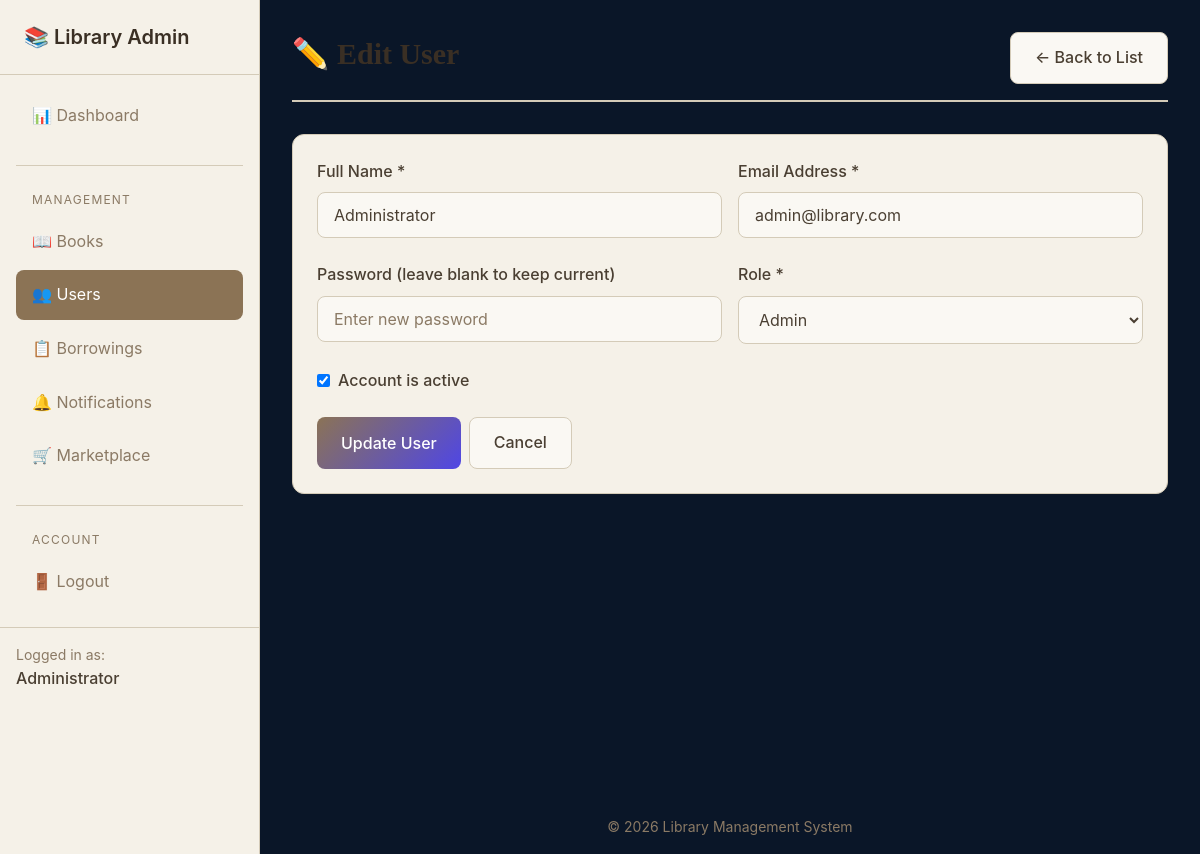
/admin/user_form.php?id=1 (signed in), run on the app's committed database.
### tables this page shows
CREATE TABLE users (
    id INT PRIMARY KEY AUTO_INCREMENT,
    name VARCHAR(100) NOT NULL,
    email VARCHAR(255) NOT NULL UNIQUE,
    password_hash VARCHAR(255) NOT NULL,
    role ENUM('admin', 'user') NOT NULL DEFAULT 'user',
    is_active TINYINT(1) NOT NULL DEFAULT 1,
    created_at DATETIME NOT NULL DEFAULT CURRENT_TIMESTAMP,
    
    INDEX idx_email (email),
    INDEX idx_role (role),
    INDEX idx_is_active (is_active)
);

### includes/auth_check.php (called while the page is built, shortened)
<?php
function url($path) {
    return BASE_URL . $path;
}
function sanitize($input) {
    return htmlspecialchars(trim($input), ENT_QUOTES, 'UTF-8');
}

### admin/user_form.php (the view, shortened to what this page needs)
<?php
require_once __DIR__ . '/../includes/auth_check.php';
$user = null;
$isEdit = false;
$userId = isset($_GET['id']) ? (int)$_GET['id'] : 0;
try {
    $db = getDB();
    if ($userId > 0) {
        $stmt = $db->prepare("SELECT * FROM users WHERE id = ?");
        $stmt->execute([$userId]);
        $user = $stmt->fetch();
        $isEdit = true;
    }
} catch (PDOException $e) {
    $error = "Database error: " . $e->getMessage();
}
require_once __DIR__ . '/../includes/header.php';
require_once __DIR__ . '/../includes/nav_admin.php';
?>
<div class="page-header">
    <h1><?= $isEdit ? '✏️ Edit User' : '➕ Add New User' ?></h1>
    <a href="<?= url('/admin/users_list.php') ?>" class="btn btn-secondary">← Back to List</a>
</div>
<div class="card">
    <form method="POST" action="">
        <div class="form-row">
            <div class="form-group">
                <label for="name">Full Name *</label>
                <input type="text" id="name" name="name"
                       value="<?= sanitize($user['name'] ?? '') ?>" required>
            </div>
            <div class="form-group">
                <label for="email">Email Address *</label>
                <input type="email" id="email" name="email"
                       value="<?= sanitize($user['email'] ?? '') ?>" required>
            </div>
        </div>
        <div class="form-row">
            <div class="form-group">
                <label for="password">
                    Password <?= $isEdit ? '(leave blank to keep current)' : '*' ?>
                </label>
                <input type="password" id="password" name="password"
                       placeholder="<?= $isEdit ? 'Enter new password' : 'At least 6 characters' ?>"
                       <?= !$isEdit ? 'required' : '' ?>>
            </div>
            <div class="form-group">
                <label for="role">Role *</label>
                <select id="role" name="role" required>
                    <option value="admin" <?= ($user['role'] ?? '') === 'admin' ? 'selected' : '' ?>>
                        Admin
                    </option>
                </select>
            </div>
        </div>
        <div class="form-group">
            <label style="display: flex; align-items: center; gap: 0.5rem; cursor: pointer;">
                <input type="checkbox" name="is_active" value="1"
                       <?= ($user['is_active'] ?? 1) ? 'checked' : '' ?>
                       style="width: auto;">
                <span>Account is active</span>
            </label>
        </div>
        <div class="btn-group">
            <button type="submit" class="btn btn-primary">
                <?= $isEdit ? 'Update User' : 'Create User' ?>
            </button>
            <a href="<?= url('/admin/users_list.php') ?>" class="btn btn-secondary">Cancel</a>
        </div>
    </form>
</div>
<?php require_once __DIR__ . '/../includes/footer_admin.php'; ?>

### css/style.css (style rules this page uses)
:root { --color-bg: #0a1628; --color-bg-dark: #050d1a; --color-surface: #f5f1e8; --color-surface-alt: #faf8f3; --color-surface-hover: #f0ebe0; --color-text: #4a3f32; --color-text-muted: #8b7a65; --color-text-heading: #3a2f24; --color-text-light: #e8e4dc; --color-text-nav: #b8b0a0; --color-primary: #8b7355; --color-primary-hover: #6b5b4a; --color-primary-light: #a89a85; --color-primary-bright: #5b7ce6; --color-success: #5a8f4f; --color-success-bg: rgba(90, 143, 79, 0.1); --color-warning: #d4a574; --color-warning-bg: rgba(212, 165, 116, 0.1); --color-danger: #c85a54; --color-danger-bg: rgba(200, 90, 84, 0.1); --color-info: #6b8fa3; --color-info-bg: rgba(107, 143, 163, 0.1); --color-border: #d4cbb8; --color-border-dark: #1a2942; --shadow-sm: 0 1px 2px 0 rgba(107, 91, 74, 0.08); --shadow-md: 0 4px 6px -1px rgba(107, 91, 74, 0.12); --shadow-lg: 0 10px 15px -3px rgba(107, 91, 74, 0.15); --spacing-xs: 0.25rem; --spacing-sm: 0.5rem; --spacing-md: 1rem; --spacing-lg: 1.5rem; --spacing-xl: 2rem; --border-radius: 0.5rem; --border-radius-lg: 0.75rem; --sidebar-width: 260px; }
* { margin: 0; padding: 0; box-sizing: border-box; }
html { font-size: 16px; scroll-behavior: smooth; }
body { font-family: 'Inter', system-ui, -apple-system, BlinkMacSystemFont, "Segoe UI", sans-serif; background-color: var(--color-bg); color: var(--color-text); line-height: 1.6; min-height: 100vh; }
a { color: var(--color-primary-light); text-decoration: none; transition: color 0.2s ease; }
h1, h2, h3, h4, h5, h6 { color: var(--color-text-heading); font-weight: 600; line-height: 1.3; margin-bottom: var(--spacing-md); }
h1 { font-size: 1.875rem; }
.form-group { margin-bottom: var(--spacing-lg); }
.form-group label { display: block; margin-bottom: var(--spacing-sm); font-weight: 500; color: var(--color-text); }
.form-group input, .form-group select, .form-group textarea { width: 100%; padding: 0.75rem 1rem; background: var(--color-surface-alt); border: 1px solid var(--color-border); border-radius: var(--border-radius); color: var(--color-text); font-size: 1rem; font-family: inherit; transition: border-color 0.2s ease, box-shadow 0.2s ease; }
.form-group input::placeholder, .form-group textarea::placeholder { color: var(--color-text-muted); }
.form-group select { cursor: pointer; }
.form-row { display: flex; gap: var(--spacing-md); flex-wrap: wrap; }
.form-row .form-group { flex: 1; min-width: 200px; }
.btn { display: inline-flex; align-items: center; justify-content: center; gap: var(--spacing-sm); padding: 0.75rem 1.5rem; font-size: 1rem; font-weight: 500; font-family: inherit; border: none; border-radius: var(--border-radius); cursor: pointer; transition: all 0.3s cubic-bezier(0.4, 0, 0.2, 1); text-decoration: none; position: relative; overflow: hidden; }
.btn::before { content: ''; position: absolute; top: 50%; left: 50%; width: 0; height: 0; background: rgba(255, 255, 255, 0.2); border-radius: 50%; transform: translate(-50%, -50%); transition: width 0.6s ease, height 0.6s ease; }
.btn-primary { background: linear-gradient(135deg, var(--color-primary) 0%, #4f46e5 100%); color: white; }
.btn-secondary { background: var(--color-surface-alt); color: var(--color-text); border: 1px solid var(--color-border); }
.btn-group { display: flex; gap: var(--spacing-sm); flex-wrap: wrap; }
.card { background: var(--color-surface); border: 1px solid var(--color-border); border-radius: var(--border-radius-lg); padding: var(--spacing-lg); margin-bottom: var(--spacing-lg); box-shadow: var(--shadow-sm); transition: transform 0.3s ease, box-shadow 0.3s ease, border-color 0.3s ease; animation: fadeInUp 0.5s ease-out; }
.page-header { display: flex; justify-content: space-between; align-items: center; margin-bottom: var(--spacing-xl); flex-wrap: wrap; gap: var(--spacing-md); }
.page-header h1 { margin-bottom: 0; }

### css/navigation.css (style rules this page uses)
.page-header { margin-bottom: 2rem; padding-bottom: 1rem; border-bottom: 2px solid var(--color-border); }
.page-header h1 { color: var(--color-text-heading); margin-bottom: 0.5rem; font-family: Georgia, serif; }

### css/dropdown.css (style rules this page uses)
.book-card, .book-actions, .book-details, .card { overflow: visible !important; }

### data on the page
users: name "Administrator", email "admin@library.com", role "Admin", is_active "☑"

### other printed values
getCurrentUserName() "Administrator"
